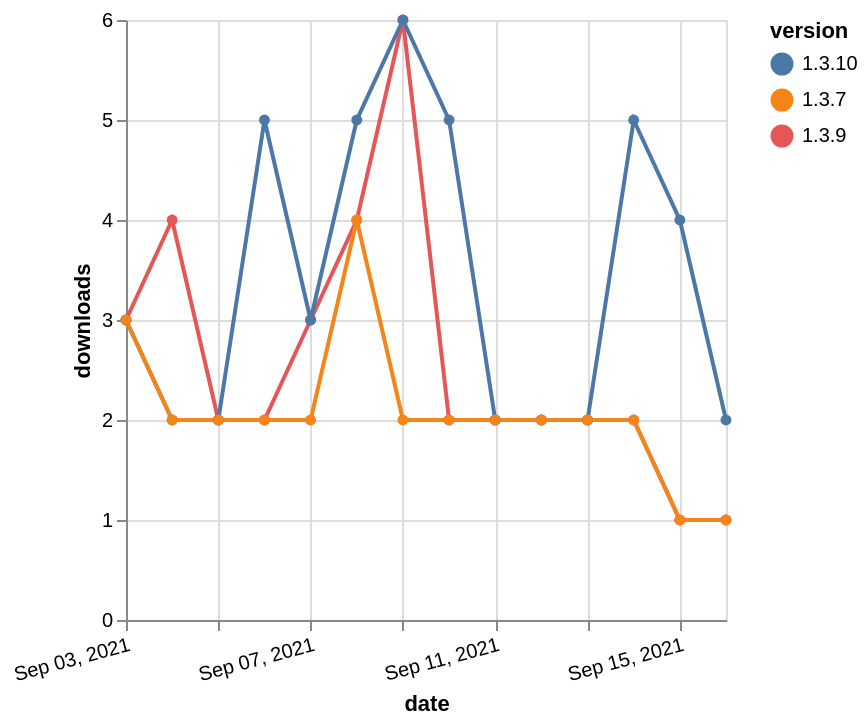

Here is the Vega-Lite specification saved for this chart:
### Vega-Lite specification from a JSON file in a GitHub repository (floating-point values rounded to 4 significant figures)
{"$schema": "https://vega.github.io/schema/vega-lite/v5.json", "description": "A simple bar chart with embedded data.", "data": {"values": [{"date": "2021-09-03", "total": 9664, "delta": 3, "version": "1.3.9"}, {"date": "2021-09-04", "total": 9668, "delta": 4, "version": "1.3.9"}, {"date": "2021-09-05", "total": 9670, "delta": 2, "version": "1.3.9"}, {"date": "2021-09-06", "total": 9672, "delta": 2, "version": "1.3.9"}, {"date": "2021-09-07", "total": 9675, "delta": 3, "version": "1.3.9"}, {"date": "2021-09-08", "total": 9679, "delta": 4, "version": "1.3.9"}, {"date": "2021-09-09", "total": 9685, "delta": 6, "version": "1.3.9"}, {"date": "2021-09-10", "total": 9687, "delta": 2, "version": "1.3.9"}, {"date": "2021-09-11", "total": 9689, "delta": 2, "version": "1.3.9"}, {"date": "2021-09-12", "total": 9691, "delta": 2, "version": "1.3.9"}, {"date": "2021-09-13", "total": 9693, "delta": 2, "version": "1.3.9"}, {"date": "2021-09-14", "total": 9695, "delta": 2, "version": "1.3.9"}, {"date": "2021-09-15", "total": 9696, "delta": 1, "version": "1.3.9"}, {"date": "2021-09-16", "total": 9697, "delta": 1, "version": "1.3.9"}, {"date": "2021-09-03", "total": 27995, "delta": 3, "version": "1.3.10"}, {"date": "2021-09-04", "total": 27997, "delta": 2, "version": "1.3.10"}, {"date": "2021-09-05", "total": 27999, "delta": 2, "version": "1.3.10"}, {"date": "2021-09-06", "total": 28004, "delta": 5, "version": "1.3.10"}, {"date": "2021-09-07", "total": 28007, "delta": 3, "version": "1.3.10"}, {"date": "2021-09-08", "total": 28012, "delta": 5, "version": "1.3.10"}, {"date": "2021-09-09", "total": 28018, "delta": 6, "version": "1.3.10"}, {"date": "2021-09-10", "total": 28023, "delta": 5, "version": "1.3.10"}, {"date": "2021-09-11", "total": 28025, "delta": 2, "version": "1.3.10"}, {"date": "2021-09-12", "total": 28027, "delta": 2, "version": "1.3.10"}, {"date": "2021-09-13", "total": 28029, "delta": 2, "version": "1.3.10"}, {"date": "2021-09-14", "total": 28034, "delta": 5, "version": "1.3.10"}, {"date": "2021-09-15", "total": 28038, "delta": 4, "version": "1.3.10"}, {"date": "2021-09-16", "total": 28040, "delta": 2, "version": "1.3.10"}, {"date": "2021-09-03", "total": 14413, "delta": 3, "version": "1.3.7"}, {"date": "2021-09-04", "total": 14415, "delta": 2, "version": "1.3.7"}, {"date": "2021-09-05", "total": 14417, "delta": 2, "version": "1.3.7"}, {"date": "2021-09-06", "total": 14419, "delta": 2, "version": "1.3.7"}, {"date": "2021-09-07", "total": 14421, "delta": 2, "version": "1.3.7"}, {"date": "2021-09-08", "total": 14425, "delta": 4, "version": "1.3.7"}, {"date": "2021-09-09", "total": 14427, "delta": 2, "version": "1.3.7"}, {"date": "2021-09-10", "total": 14429, "delta": 2, "version": "1.3.7"}, {"date": "2021-09-11", "total": 14431, "delta": 2, "version": "1.3.7"}, {"date": "2021-09-12", "total": 14433, "delta": 2, "version": "1.3.7"}, {"date": "2021-09-13", "total": 14435, "delta": 2, "version": "1.3.7"}, {"date": "2021-09-14", "total": 14437, "delta": 2, "version": "1.3.7"}, {"date": "2021-09-15", "total": 14438, "delta": 1, "version": "1.3.7"}, {"date": "2021-09-16", "total": 14439, "delta": 1, "version": "1.3.7"}]}, "width": "container", "mark": {"type": "line", "point": {"filled": true}}, "encoding": {"x": {"field": "date", "type": "temporal", "timeUnit": "yearmonthdate", "title": "date", "axis": {"labelAngle": -15}}, "y": {"field": "delta", "type": "quantitative", "title": "downloads"}, "color": {"field": "version", "type": "nominal"}, "tooltip": {"field": "delta"}}}
